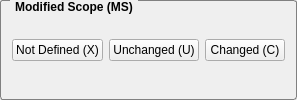
             <widget class="QGroupBox" name="msGroupBox">
              <property name="styleSheet">
               <string notr="true">QGroupBox {
    border: 1px solid gray;
    border-radius: 3px;
    margin-top: 0.5em;
	font-weight: bold;
}

QGroupBox::title {
    subcontrol-origin: margin;
    left: 10px;
    padding: 0 3px 0 3px;
}</string>
              </property>
              <property name="title">
               <string>Modified Scope (MS)</string>
              </property>
              <layout class="QHBoxLayout" name="horizontalLayout_22">
               <item>
                <widget class="QPushButton" name="msxPushButton">
                 <property name="toolTip">
                  <string>&lt;html&gt;&lt;head/&gt;&lt;body&gt;&lt;p&gt;Assigning this value to the metric will not influence the score. It is a signal to the equation to skip this metric.&lt;/p&gt;&lt;/body&gt;&lt;/html&gt;</string>
                 </property>
                 <property name="text">
                  <string>Not Defined (X)</string>
                 </property>
                 <property name="checkable">
                  <bool>true</bool>
                 </property>
                 <property name="autoExclusive">
                  <bool>true</bool>
                 </property>
                </widget>
               </item>
               <item>
                <widget class="QPushButton" name="msuPushButton">
                 <property name="toolTip">
                  <string>&lt;html&gt;&lt;head/&gt;&lt;body&gt;&lt;p&gt;An exploited vulnerability can only affect resources managed by the same authority. In this case the vulnerable component and the impacted component are the same.&lt;/p&gt;&lt;/body&gt;&lt;/html&gt;</string>
                 </property>
                 <property name="text">
                  <string>Unchanged (U)</string>
                 </property>
                 <property name="checkable">
                  <bool>true</bool>
                 </property>
                 <property name="autoExclusive">
                  <bool>true</bool>
                 </property>
                </widget>
               </item>
               <item>
                <widget class="QPushButton" name="mscPushButton">
                 <property name="toolTip">
                  <string>&lt;html&gt;&lt;head/&gt;&lt;body&gt;&lt;p&gt;An exploited vulnerability can affect resources beyond the authorization privileges intended by the vulnerable component. In this case the vulnerable component and the impacted component are different.&lt;/p&gt;&lt;/body&gt;&lt;/html&gt;</string>
                 </property>
                 <property name="text">
                  <string>Changed (C)</string>
                 </property>
                 <property name="checkable">
                  <bool>true</bool>
                 </property>
                 <property name="autoExclusive">
                  <bool>true</bool>
                 </property>
                </widget>
               </item>
              </layout>
             </widget>
